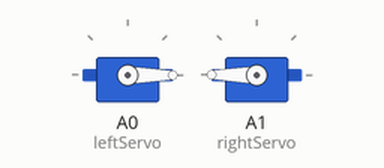
Simulated run of this sketch. Board: Arduino Uno, built with avr-gcc and run on an emulated ATmega328P. On the bench: 2 × servo.

Above: at 0.05 s.
At 4.5 s:
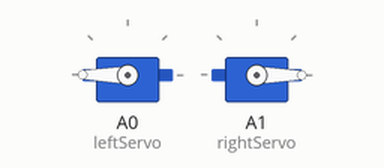
At 9.0 s:
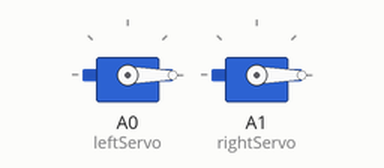
Timing chart, 0 to 11.7 s (numbered marks = the images above):
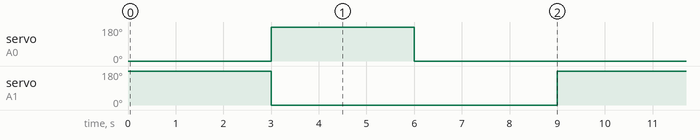

Measured:
- by itself, servo on A0 (leftServo), servo on A1 (rightServo): alternates 180° for 3.0 s and 0° for 6.0 s

The sketch:

Demo_Bot_Code.ino
```cpp
// (licence header left out)
#include <Servo.h>

Servo leftServo;  // create servo object for left servo
Servo rightServo; //create servo object for right servo

int pos = 0;    // variable to store the servo position

void setup()
{
  leftServo.attach(A0);  // attaches the servo on pin A0 to the servo object
  rightServo.attach(A1); //attaches servo on pin A1 to the servo object
}

void loop()
{
  leftServo.write(0); //As a side note 0 and 180 are full speed in either direction for continuous rot. servos. 90 result in no movement
  rightServo.write(180);
  delay(3000); //There is a three second run time for each of these commands
  leftServo.write(180);
  rightServo.write(0);
  delay(3000);
  leftServo.write(0);
  rightServo.write(0);
  delay(3000);
  leftServo.write(180);
  rightServo.write(180);
}
```
